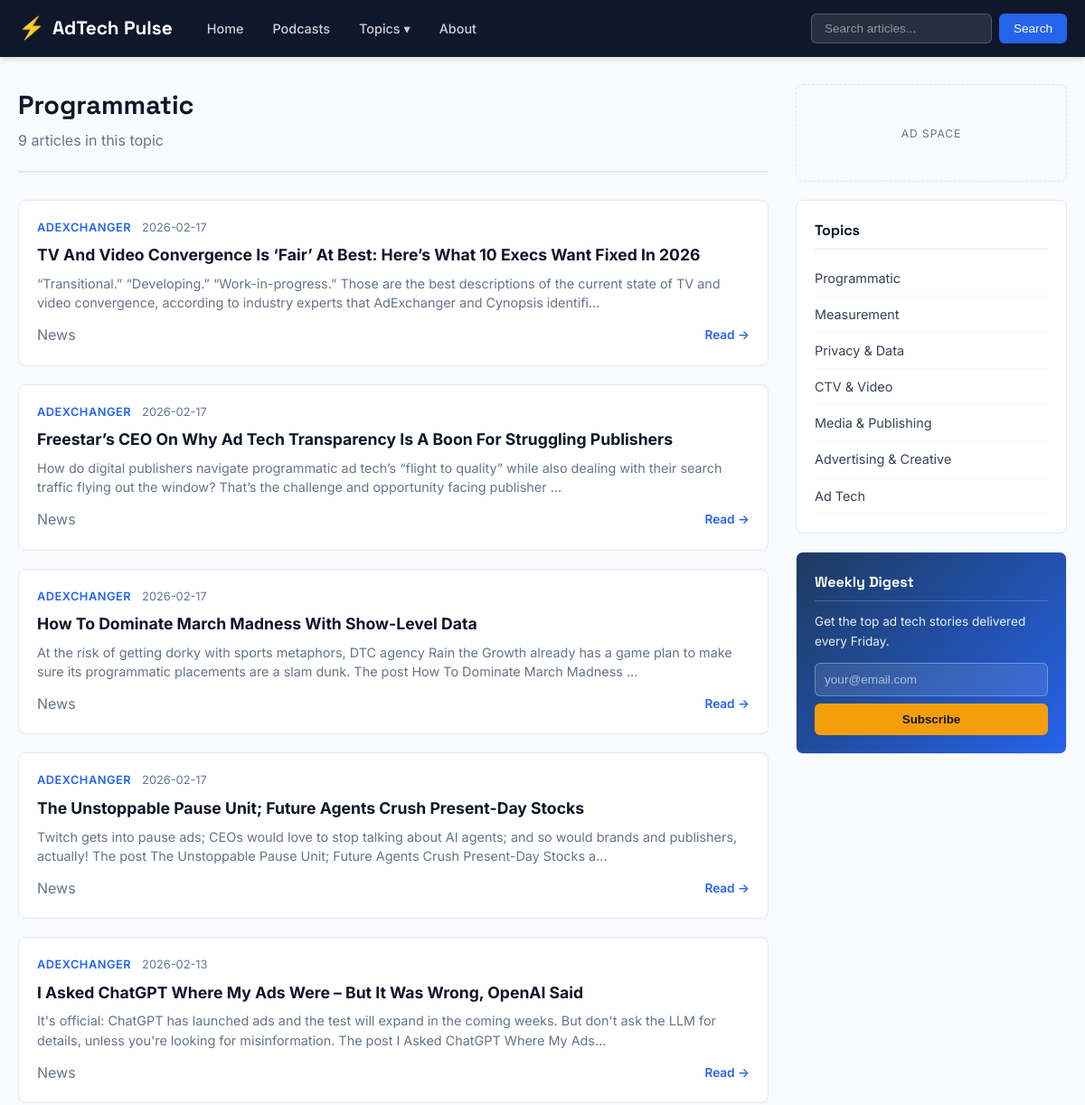
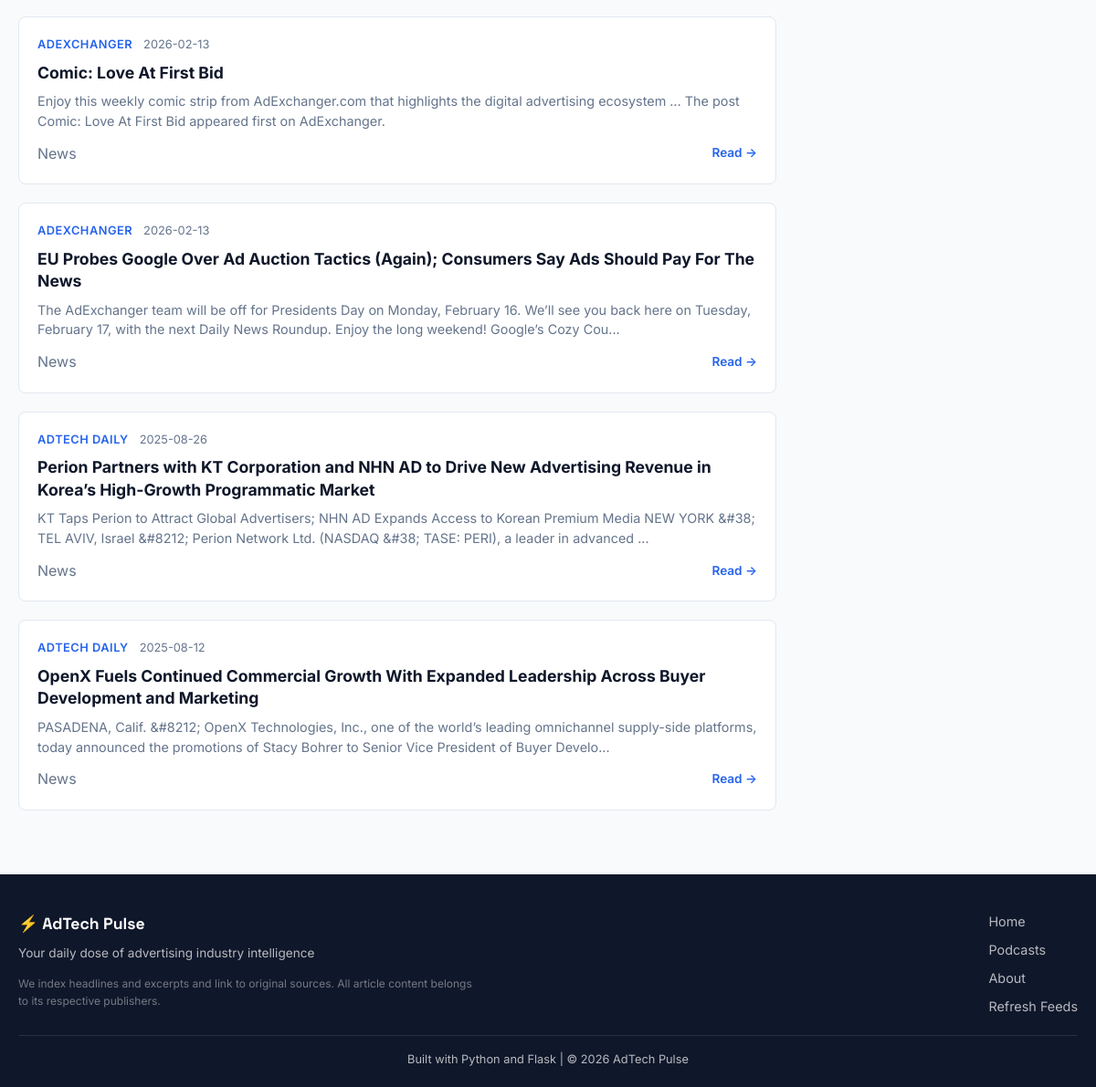
Page /category/programmatic on the committed database (2 pictures, top to bottom).
### tables this page shows
CREATE TABLE articles (
            id INTEGER PRIMARY KEY AUTOINCREMENT,
            title TEXT NOT NULL,
            link TEXT UNIQUE NOT NULL,
            description TEXT,
            source_name TEXT,
            source_type TEXT DEFAULT 'news',
            category TEXT DEFAULT 'general',
            published_date TEXT,
            fetched_date TEXT,
            audio_url TEXT,
            audio_duration TEXT,
            sentiment_score REAL DEFAULT 0.0,
            is_trending INTEGER DEFAULT 0
        );

### app.py (the view)
@app.route("/category/<category_name>")
def category(category_name):
    category_info = CATEGORIES.get(category_name, {})
    display_name = category_info.get("display_name", category_name.title())
    articles = get_latest_articles(limit=30, category=category_name)
    return render_template(
        "category.html",
        articles=articles,
        category_name=category_name,
        display_name=display_name,
        page_title=display_name,
    )

### app.py (called while the page is built)
@app.context_processor
def inject_globals():
    return {
        "app_name": APP_NAME,
        "app_tagline": APP_TAGLINE,
        "categories": CATEGORIES,
        "category_counts": get_category_counts(),
    }

### database.py (called while the page is built)
def get_connection():
    conn = sqlite3.connect(DB_PATH)
    conn.row_factory = sqlite3.Row
    return conn

def get_latest_articles(limit=20, source_type=None, category=None):
    conn = get_connection()
    cursor = conn.cursor()
    query = "SELECT * FROM articles WHERE 1=1"
    params = []
    if source_type:
        query += " AND source_type = ?"
        params.append(source_type)
    if category:
        query += " AND category = ?"
        params.append(category)
    query += " ORDER BY published_date DESC LIMIT ?"
    params.append(limit)
    cursor.execute(query, params)
    articles = [dict(row) for row in cursor.fetchall()]
    conn.close()
    return articles

def get_category_counts():
    conn = get_connection()
    cursor = conn.cursor()
    cursor.execute("""
        SELECT category, COUNT(*) as count
        FROM articles
        GROUP BY category
        ORDER BY count DESC
    """)
    counts = {row["category"]: row["count"] for row in cursor.fetchall()}
    conn.close()
    return counts

### templates/category.html (shortened to what this page needs)
{% extends "base.html" %}
{% block content %}
<div class="page-header">
    <h1>{{ display_name }}</h1>
    <p class="page-subtitle">{{ articles|length }} articles in this topic</p>
</div>
<div class="article-grid">
    {% for article in articles %}
    <article class="article-card">
        <div class="article-meta">
            <span class="article-source">{{ article.source_name }}</span>
            <span class="article-date">{{ article.published_date[:10] if article.published_date else 'Recent' }}</span>
        </div>
        <h3 class="article-title">
            <a href="{{ article.link }}" target="_blank" rel="noopener">{{ article.title }}</a>
        </h3>
        <p class="article-description">
            {{ article.description[:200] }}{% if article.description|length > 200 %}...{% endif %}
        </p>
        <div class="article-footer">
            <span class="article-type">{{ article.source_type }}</span>
            <a href="{{ article.link }}" target="_blank" rel="noopener" class="read-more">Read →</a>
        </div>
    </article>
    {% endfor %}
</div>
{% endblock %}

### templates/base.html (shortened to what this page needs)
<!DOCTYPE html>
<html lang="en">
<head>
    <link rel="stylesheet" href="{{ url_for('static', filename='css/style.css') }}">
</head>
<body>
    <header class="site-header">
        <div class="container">
            <div class="header-content">
                <a href="{{ url_for('index') }}" class="logo">
                    <span class="logo-icon">⚡</span>
                    <span class="logo-text">{{ app_name }}</span>
                </a>
                <nav class="main-nav">
                    <a href="{{ url_for('index') }}" class="nav-link">Home</a>
                    <a href="{{ url_for('podcasts') }}" class="nav-link">Podcasts</a>
                    <div class="nav-dropdown">
                        <span class="nav-link dropdown-trigger">Topics ▾</span>
                    </div>
                    <a href="{{ url_for('about') }}" class="nav-link">About</a>
                </nav>
                <form action="{{ url_for('search') }}" method="GET" class="search-form">
                    <input type="text" name="q" placeholder="Search articles..."
                           value="{{ request.args.get('q', '') }}" class="search-input">
                    <button type="submit" class="search-btn">Search</button>
                </form>
            </div>
        </div>
    </header>
    <main class="site-main">
        <div class="container">
            <div class="content-layout">
                <div class="content-primary">
                    {% block content %}
                    {% endblock %}
                </div>
                <aside class="content-sidebar">
                    <div class="ad-slot sidebar-ad">
                        <span class="ad-label">Ad Space</span>
                    </div>
                    <div class="sidebar-widget">
                        <h3 class="widget-title">Topics</h3>
                        <ul class="category-list">
                            {% for key, cat in categories.items() %}
                            <li>
                                <a href="{{ url_for('category', category_name=key) }}">
                                    {{ cat.display_name }}
                                </a>
                            </li>
                            {% endfor %}
                        </ul>
                    </div>
                    <div class="sidebar-widget newsletter-widget">
                        <h3 class="widget-title">Weekly Digest</h3>
                        <p>Get the top ad tech stories delivered every Friday.</p>
                        <form class="newsletter-form" action="#" method="POST">
                            <input type="email" placeholder="your@email.com" class="newsletter-input">
                            <button type="submit" class="newsletter-btn">Subscribe</button>
                        </form>
                    </div>
                </aside>
            </div>
        </div>
    </main>
    <footer class="site-footer">
        <div class="container">
            <div class="footer-content">
                <div class="footer-info">
                    <span class="footer-logo">⚡ {{ app_name }}</span>
                    <p>{{ app_tagline }}</p>
                    <p class="footer-disclaimer">
                        We index headlines and excerpts and link to original sources.
                        All article content belongs to its respective publishers.
                    </p>
                </div>
                <div class="footer-links">
                    <a href="{{ url_for('index') }}">Home</a>
                    <a href="{{ url_for('podcasts') }}">Podcasts</a>
                    <a href="{{ url_for('about') }}">About</a>
                    <a href="{{ url_for('refresh_feeds') }}">Refresh Feeds</a>
                </div>
            </div>
            <div class="footer-bottom">
                <p>Built with Python and Flask | &copy; 2026 {{ app_name }}</p>
            </div>
        </div>
    </footer>
</body>
</html>

### rows in the picture
articles: source_name "ADEXCHANGER", published_date "2026-02-17", title "TV And Video Convergence Is ‘Fair’ At Best: Here’s What 10 Execs Want Fixed In 2026", description "“Transitional.” “Developing.” “Work-in-progress.” Those are the best descriptions of the current state of TV and video convergence, according to industry experts that AdExchanger and Cynopsis identifi", source_type "News"
articles: source_name "ADEXCHANGER", published_date "2026-02-17", title "Freestar’s CEO On Why Ad Tech Transparency Is A Boon For Struggling Publishers", description "How do digital publishers navigate programmatic ad tech’s “flight to quality” while also dealing with their search traffic flying out the window? That’s the challenge and opportunity facing publisher", source_type "News"
articles: source_name "ADEXCHANGER", published_date "2026-02-17", title "How To Dominate March Madness With Show-Level Data", description "At the risk of getting dorky with sports metaphors, DTC agency Rain the Growth already has a game plan to make sure its programmatic placements are a slam dunk. The post How To Dominate March Madness", source_type "News"
articles: source_name "ADEXCHANGER", published_date "2026-02-17", title "The Unstoppable Pause Unit; Future Agents Crush Present-Day Stocks", description "Twitch gets into pause ads; CEOs would love to stop talking about AI agents; and so would brands and publishers, actually! The post The Unstoppable Pause Unit; Future Agents Crush Present-Day Stocks a", source_type "News"
articles: source_name "ADEXCHANGER", published_date "2026-02-13", title "I Asked ChatGPT Where My Ads Were – But It Was Wrong, OpenAI Said", description "It's official: ChatGPT has launched ads and the test will expand in the coming weeks. But don't ask the LLM for details, unless you're looking for misinformation. The post I Asked ChatGPT Where My Ads", source_type "News"
articles: source_name "ADEXCHANGER", published_date "2026-02-13", title "Comic: Love At First Bid", description "Enjoy this weekly comic strip from AdExchanger.com that highlights the digital advertising ecosystem … The post Comic: Love At First Bid appeared first on AdExchanger.", source_type "News"
articles: source_name "ADEXCHANGER", published_date "2026-02-13", title "EU Probes Google Over Ad Auction Tactics (Again); Consumers Say Ads Should Pay For The News", description "The AdExchanger team will be off for Presidents Day on Monday, February 16. We’ll see you back here on Tuesday, February 17, with the next Daily News Roundup. Enjoy the long weekend! Google’s Cozy Cou", source_type "News"
articles: source_name "ADTECH DAILY", published_date "2025-08-26", title "Perion Partners with KT Corporation and NHN AD to Drive New Advertising Revenue in Korea’s High-Growth Programmatic Market", description "KT Taps Perion to Attract Global Advertisers; NHN AD Expands Access to Korean Premium Media NEW YORK &#38; TEL AVIV, Israel &#8212; Perion Network Ltd. (NASDAQ &#38; TASE: PERI), a leader in advanced", source_type "News"
articles: source_name "ADTECH DAILY", published_date "2025-08-12", title "OpenX Fuels Continued Commercial Growth With Expanded Leadership Across Buyer Development and Marketing", description "PASADENA, Calif. &#8212; OpenX Technologies, Inc., one of the world’s leading omnichannel supply-side platforms, today announced the promotions of Stacy Bohrer to Senior Vice President of Buyer Develo", source_type "News"

### other values in the picture
{{ app_name }} "AdTech Pulse"
{{ display_name }} "Programmatic"
{{ articles|length }} "9"
{{ cat.display_name }} "Programmatic" "Measurement" "Privacy & Data" "CTV & Video" "Media & Publishing" "Advertising & Creative" "Ad Tech"
{{ app_tagline }} "Your daily dose of advertising industry intelligence"
